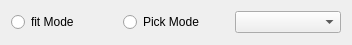
<?xml version="1.0" encoding="UTF-8"?>
<ui version="4.0">
 <class>PickAssistDialog</class>
 <widget class="QDialog" name="PickAssistDialog">
  <property name="geometry">
   <rect>
    <x>0</x>
    <y>0</y>
    <width>352</width>
    <height>45</height>
   </rect>
  </property>
  <property name="sizePolicy">
   <sizepolicy hsizetype="Fixed" vsizetype="Fixed">
    <horstretch>0</horstretch>
    <verstretch>0</verstretch>
   </sizepolicy>
  </property>
  <property name="maximumSize">
   <size>
    <width>400</width>
    <height>45</height>
   </size>
  </property>
  <property name="windowTitle">
   <string>Dialog</string>
  </property>
  <layout class="QGridLayout" name="gridLayout">
   <item row="0" column="0">
    <widget class="QRadioButton" name="radioButton">
     <property name="text">
      <string>fit Mode</string>
     </property>
    </widget>
   </item>
   <item row="0" column="1">
    <widget class="QRadioButton" name="radioButton_2">
     <property name="text">
      <string>Pick Mode</string>
     </property>
    </widget>
   </item>
   <item row="0" column="2">
    <widget class="QComboBox" name="comboBox"/>
   </item>
  </layout>
 </widget>
 <resources/>
 <connections/>
</ui>
